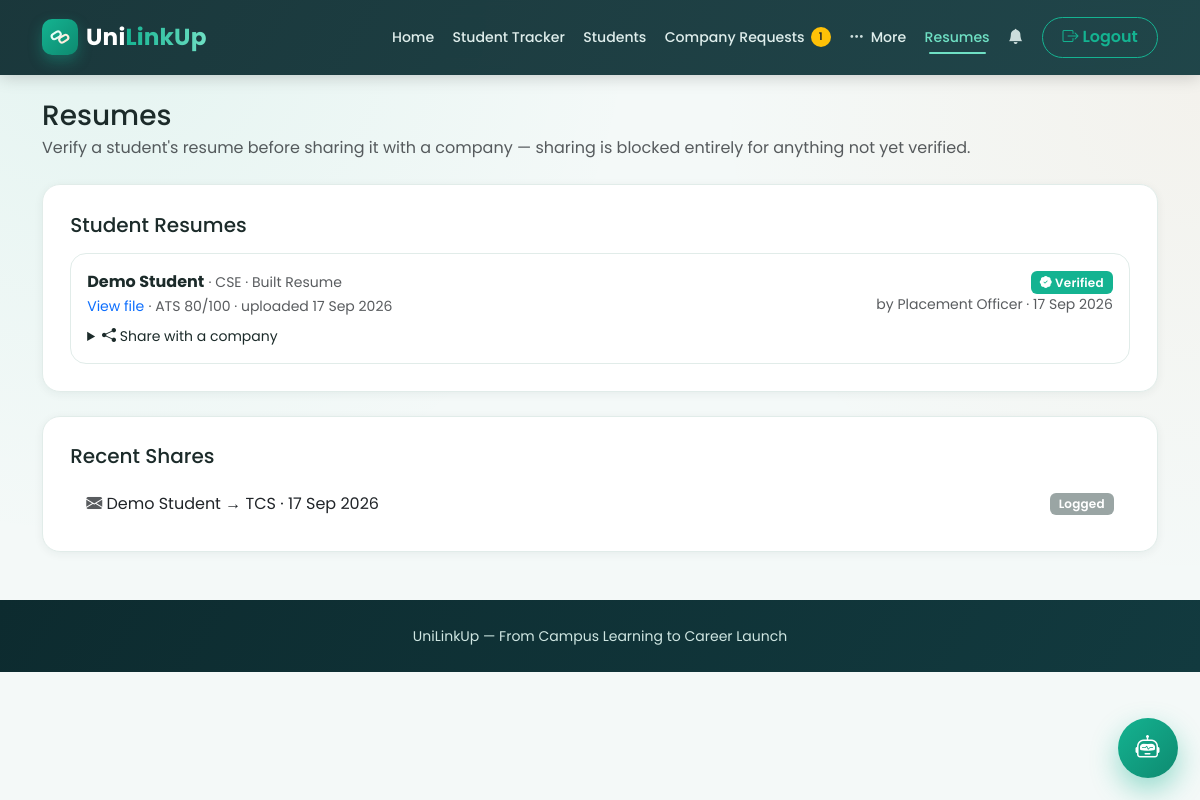
The app's page /college/resumes (signed in) with its own data.
### tables this page shows
CREATE TABLE resumes (
    id INTEGER PRIMARY KEY AUTOINCREMENT,
    student_id INTEGER NOT NULL REFERENCES students(id),
    title TEXT NOT NULL,
    filename TEXT NOT NULL,
    ats_score INTEGER,
    ats_feedback TEXT,
    uploaded_at TEXT DEFAULT CURRENT_TIMESTAMP
, source TEXT DEFAULT 'uploaded', verification_status TEXT DEFAULT 'pending', verified_by INTEGER REFERENCES employees(id), verified_at TEXT, verification_note TEXT, share_token TEXT, verification_suggestion TEXT);

CREATE TABLE students (
    id INTEGER PRIMARY KEY AUTOINCREMENT,
    name TEXT NOT NULL,
    srn TEXT UNIQUE NOT NULL,
    section TEXT,
    course TEXT,
    year TEXT,
    semester TEXT,
    cgpa REAL,
    email TEXT UNIQUE NOT NULL,
    password_hash TEXT NOT NULL,
    college_id INTEGER REFERENCES colleges(id),
    skills TEXT,
    created_at TEXT DEFAULT CURRENT_TIMESTAMP
, department TEXT, profile_picture TEXT, resume_summary TEXT);

CREATE TABLE employees (
    id INTEGER PRIMARY KEY AUTOINCREMENT,
    name TEXT NOT NULL,
    email TEXT UNIQUE NOT NULL,
    password_hash TEXT NOT NULL,
    college_id INTEGER NOT NULL REFERENCES colleges(id)
);

CREATE TABLE resume_shares (
    id INTEGER PRIMARY KEY AUTOINCREMENT,
    resume_id INTEGER NOT NULL REFERENCES resumes(id),
    student_id INTEGER NOT NULL REFERENCES students(id),
    shared_by INTEGER NOT NULL REFERENCES employees(id),
    company_name TEXT,
    company_email TEXT NOT NULL,
    message TEXT,
    status TEXT DEFAULT 'logged',
    created_at TEXT DEFAULT CURRENT_TIMESTAMP
, method TEXT DEFAULT 'email', share_url TEXT);

### app.py (the view)
@app.route('/college/resumes')
@employee_login_required
def college_resumes():
    college_id = session['college_id']
    resumes = dbm.query_db("""
        SELECT resumes.*, students.name AS student_name, students.email AS student_email,
               students.course AS student_course, employees.name AS verified_by_name
        FROM resumes
        JOIN students ON students.id = resumes.student_id
        LEFT JOIN employees ON employees.id = resumes.verified_by
        WHERE students.college_id = ?
        ORDER BY (resumes.verification_status = 'pending') DESC, resumes.uploaded_at DESC, resumes.id DESC
    """, (college_id,))
    shares = dbm.query_db("""
        SELECT resume_shares.*, students.name AS student_name
        FROM resume_shares
        JOIN students ON students.id = resume_shares.student_id
        WHERE students.college_id = ?
        ORDER BY resume_shares.created_at DESC LIMIT 20
    """, (college_id,))
    return render_template('college_resumes.html', resumes=resumes, shares=shares)

### app.py (called while the page is built)
def parse_date(value):
    return datetime.strptime(value, '%Y-%m-%d').date() if value else None

@app.template_filter('fmt_date')
def fmt_date(value, fmt='%d %b %Y'):
    d = parse_date(value)
    return d.strftime(fmt) if d else ''

def employee_login_required(f):
    @wraps(f)
    def wrapper(*args, **kwargs):
        if session.get('role') != 'employee':
            flash('Please log in with your college placement-cell account.', 'warning')
            return redirect(url_for('college_login'))
        return f(*args, **kwargs)
    return wrapper

@app.context_processor
def inject_globals():
    pending_requests = 0
    if session.get('role') == 'employee' and session.get('college_id'):
        row = dbm.query_db("SELECT COUNT(*) AS c FROM visit_requests WHERE college_id = ? AND status = 'pending'",
                           (session['college_id'],), one=True)
        pending_requests = row['c'] if row else 0
    return dict(current_student=current_student, current_employee=current_employee,
                current_faculty=current_faculty, current_company=current_company,
                current_interviewer=current_interviewer,
                pending_company_requests=pending_requests, ASSET_VERSION=ASSET_VERSION)

### db.py (called while the page is built)
def get_db():
    if 'db' not in g:
        g.db = sqlite3.connect(DATABASE)
        g.db.row_factory = sqlite3.Row      # lets us access columns by name, e.g. row['name']
        g.db.execute("PRAGMA foreign_keys = ON")
    return g.db

def query_db(query, args=(), one=False):
    cur = get_db().execute(query, args)
    rows = cur.fetchall()
    cur.close()
    return (rows[0] if rows else None) if one else rows

### templates/college_resumes.html (shortened to what this page needs)
{% extends 'base.html' %}
{% block content %}
<h3 class="mt-3 mb-1">Resumes</h3>
<p class="text-muted mb-4">Verify a student's resume before sharing it with a company — sharing is blocked
  entirely for anything not yet verified.</p>
<div class="sb-card mb-4">
  <h5 class="mb-3">Student Resumes</h5>
  {% if resumes %}
    <div class="d-flex flex-column gap-3">
      {% for r in resumes %}
        <div class="border rounded-4 p-3" style="border-color: var(--sb-border) !important;">
          <div class="d-flex justify-content-between flex-wrap gap-2">
            <div>
              <strong>{{ r.student_name }}</strong>
              <span class="text-muted small"> &middot; {{ r.student_course or '—' }} &middot; {{ r.title }}</span>
              <br>
              <a href="{{ url_for('uploaded_file', subfolder='resumes', filename=r.filename) }}" target="_blank" class="small">View file</a>
              <span class="text-muted small"> &middot; ATS {{ r.ats_score }}/100 &middot; uploaded {{ r.uploaded_at[:10] | fmt_date }}</span>
            </div>
            <div class="text-end">
              {% if r.verification_status == 'verified' %}
                <span class="badge sb-badge-open"><i class="bi bi-patch-check-fill"></i> Verified</span>
                <div class="text-muted small">by {{ r.verified_by_name }} &middot; {{ r.verified_at[:10] | fmt_date }}</div>
              {% else %}
                <span class="badge" style="background: var(--sb-amber);"><i class="bi bi-hourglass-split"></i> Pending</span>
              {% endif %}
            </div>
          </div>
          {% if r.verification_status != 'verified' %}
            <div class="d-flex gap-2 mt-2 flex-wrap align-items-start">
              <form method="POST" action="{{ url_for('verify_resume', resume_id=r.id) }}">
                <button class="btn btn-sm sb-btn-primary"><i class="bi bi-check2"></i> Verify</button>
              </form>
              <details class="flex-grow-1" style="min-width: 260px;">
                <summary class="btn btn-sm btn-outline-danger" style="cursor:pointer;">
                  <i class="bi bi-x-octagon"></i> Reject
                </summary>
                <form method="POST" action="{{ url_for('reject_resume', resume_id=r.id) }}"
                      class="row g-2 mt-1 border rounded-4 p-2" style="border-color: var(--sb-border) !important;">
                  <div class="col-12">
                    <label class="form-label small mb-1">Reason for rejection <span class="text-danger">*</span></label>
                    <textarea name="reason" class="form-control form-control-sm" rows="2" required
                              placeholder="e.g. Missing a Skills section, and the formatting is inconsistent."></textarea>
                  </div>
                  <div class="col-12">
                    <label class="form-label small mb-1">Suggestion to improve <span class="text-danger">*</span></label>
                    <textarea name="suggestion" class="form-control form-control-sm" rows="2" required
                              placeholder="e.g. Add a dedicated Skills section and re-upload using one consistent font size."></textarea>
                  </div>
                  <div class="col-12">
                    <button type="submit" class="btn btn-sm btn-outline-danger">
                      <i class="bi bi-x-octagon-fill"></i> Confirm Rejection
                    </button>
                  </div>
                </form>
              </details>
            </div>
          {% else %}
            <details class="mt-2">
              <summary class="small" style="cursor:pointer;"><i class="bi bi-share-fill"></i> Share with a company</summary>
            </details>
          {% endif %}
        </div>
      {% endfor %}
    </div>
  {% else %}
    <p class="text-muted mb-0">No resumes uploaded by students at your college yet.</p>
  {% endif %}
</div>
<div class="sb-card">
  <h5 class="mb-3">Recent Shares</h5>
  {% if shares %}
    <ul class="list-group list-group-flush">
      {% for s in shares %}
        <li class="list-group-item">
          <div class="d-flex justify-content-between align-items-center flex-wrap gap-2">
            <span>
              <i class="bi {{ 'bi-cloud-arrow-up-fill' if s.method == 'drive' else 'bi-envelope-fill' }} text-muted"></i>
              {{ s.student_name }} &rarr; {{ s.company_name or s.company_email or 'link share' }}
              &middot; {{ s.created_at[:10] | fmt_date }}
            </span>
            <span class="badge {{ 'sb-badge-open' if s.status == 'sent' else 'sb-badge-closed' }}">
              {{ 'Uploaded to Drive' if (s.method == 'drive' and s.status == 'sent') else
                 ('Link generated' if s.method == 'drive' else s.status | capitalize) }}
            </span>
          </div>
        </li>
      {% endfor %}
    </ul>
  {% else %}
    <p class="text-muted mb-0">No resumes have been shared yet.</p>
  {% endif %}
</div>
{% endblock %}

### static/css/style.css (style rules this page uses)
:root { --sb-dark: #0d2b2f; --sb-dark-2: #123a3f; --sb-teal: #14b391; --sb-teal-dark: #0e8a70; --sb-teal-light: #6fe0c4; --sb-orange: #e8823c; --sb-orange-dark: #cf6a26; --sb-bg: #f4f9f8; --sb-red: #e15b5b; --sb-amber: #e8a83c; --sb-green: #14b391; --sb-ink: #1c2b2a; --sb-muted: #5c716f; --sb-border: #e1ece9; --sb-shadow-sm: 0 2px 10px rgba(13, 43, 47, 0.06); --sb-shadow-md: 0 10px 30px rgba(13, 43, 47, 0.10); --sb-shadow-lg: 0 18px 50px rgba(13, 43, 47, 0.16); --sb-radius: 18px; --sb-radius-sm: 12px; }
* { box-sizing: border-box; }
body { font-family: 'Poppins', sans-serif; background: var(--sb-bg); background-image: radial-gradient(circle at 8% 0%, rgba(20, 179, 145, 0.07), transparent 40%), radial-gradient(circle at 100% 12%, rgba(232, 130, 60, 0.06), transparent 35%); background-attachment: fixed; color: var(--sb-ink); }
a { text-decoration: none; }
.sb-card { background: #fff; border-radius: var(--sb-radius); padding: 1.7rem; box-shadow: var(--sb-shadow-sm); height: 100%; border: 1px solid var(--sb-border); transition: transform .18s ease, box-shadow .18s ease; }
.sb-badge-open { background: var(--sb-teal); }
.sb-badge-closed { background: #9aa5a4; }
.badge { font-weight: 600; letter-spacing: .2px; padding: .45em .75em; }
.sb-pre-animate { opacity: 0; transform: translateY(16px); transition: opacity .5s ease, transform .5s ease; }
.sb-pre-animate.sb-in-view { opacity: 1; transform: translateY(0); }

### static/css/motion.css (style rules this page uses)
.sb-card.mb-4, .sb-card.mb-4 + .sb-card { height: auto; }

### records on screen
resumes: student_name "Demo Student", course "CSE", title "Built Resume", ats_score "80", uploaded_at "17 Sep 2026", verified_by_name "Placement Officer", verified_at "17 Sep 2026"
resume_shares: student_name "Demo Student", company_name "TCS", created_at "17 Sep 2026", method+status "Logged"

### other values on screen
{{ pending_company_requests }} "1"
